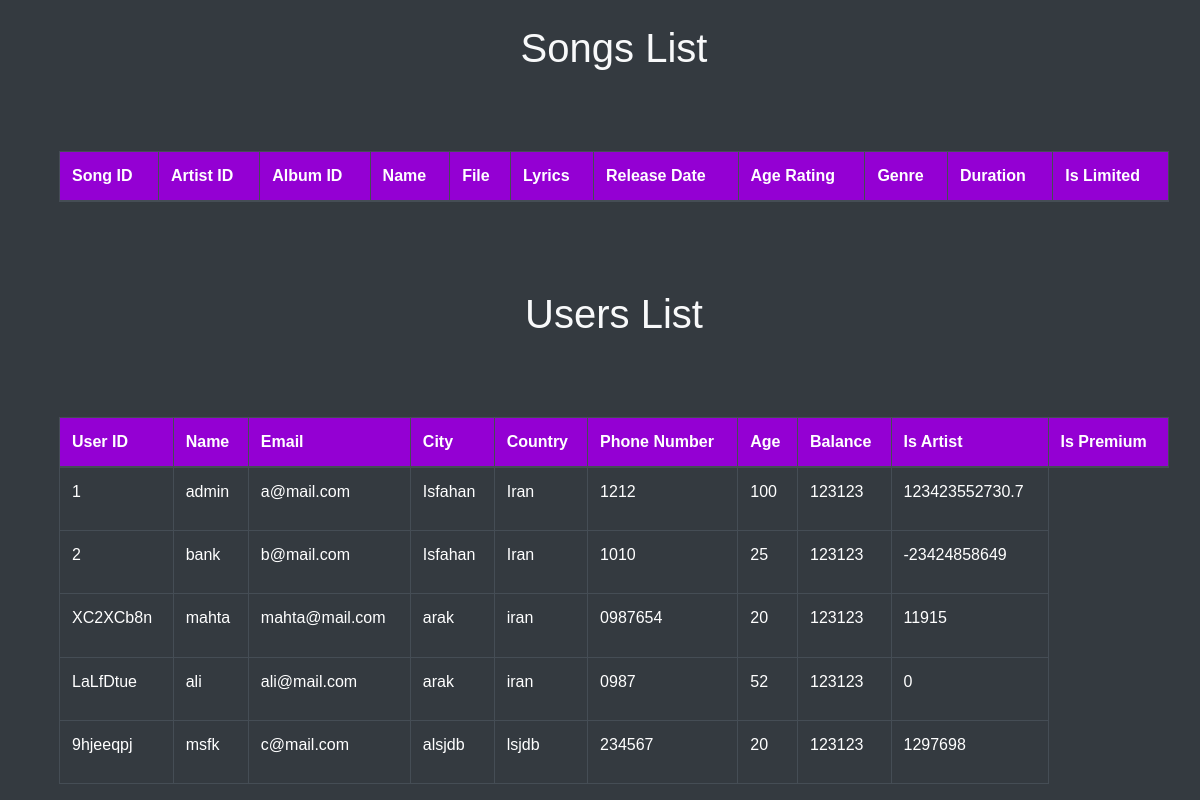
The page /participant on the database as committed earlier.
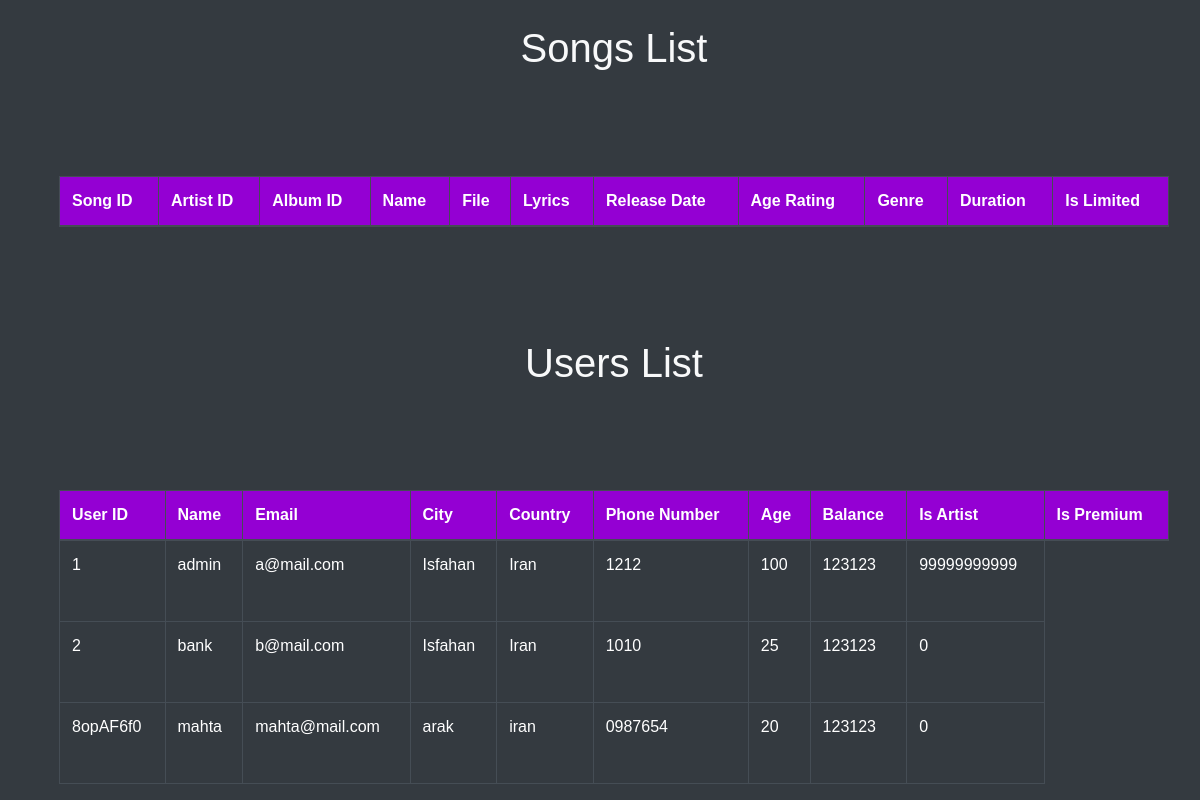
The same page on the database as committed later.
### tables this page shows
CREATE TABLE USERS (
            user_id TEXT PRIMARY KEY,
            name TEXT,
            email TEXT,
            city TEXT,
            country TEXT,
            phone TEXT,
            age INTEGER CHECK(age >= 9 AND age <= 120),
            password TEXT,
            balance INTEGER DEFAULT 0,
            is_artist BOOLEAN DEFAULT 0,
            is_premium BOOLEAN DEFAULT 0
        );

### app.py (the view)
@app.route("/participant")
def participants():
    with sqlite3.connect("database.db") as connect:
        cursor = connect.cursor()
        cursor.execute("SELECT * FROM USERS")
        data = cursor.fetchall()
    return render_template("participants.html", data=data)

### templates/participants.html (shortened to what this page needs)
<!DOCTYPE html>
<html lang="en">
<head>
    <link rel="stylesheet" href="https://stackpath.bootstrapcdn.com/bootstrap/4.5.2/css/bootstrap.min.css">
    <link rel="stylesheet" type="text/css" href="{{ url_for('static', filename='css/style.css') }}">
</head>
<body class="bg-dark text-light">
    <div class="container mt-4">
        <h1 class="text-center">Songs List</h1>
        <table class="table table-dark table-bordered">
            <thead>
                <tr>
                    <th>Song ID</th>
                    <th>Artist ID</th>
                    <th>Album ID</th>
                    <th>Name</th>
                    <th>File</th>
                    <th>Lyrics</th>
                    <th>Release Date</th>
                    <th>Age Rating</th>
                    <th>Genre</th>
                    <th>Duration</th>
                    <th>Is Limited</th>
                </tr>
            </thead>
            <tbody>
            </tbody>
        </table>
        <h1 class="text-center">Users List</h1>
        <table class="table table-dark table-bordered">
            <thead>
                <tr>
                    <th>User ID</th>
                    <th>Name</th>
                    <th>Email</th>
                    <th>City</th>
                    <th>Country</th>
                    <th>Phone Number</th>
                    <th>Age</th>
                    <th>Balance</th>
                    <th>Is Artist</th>
                    <th>Is Premium</th>
                </tr>
            </thead>
            <tbody>
                {% for participant in data %}
                <tr>
                    <td>{{ participant[0] }}</td>
                    <td>{{ participant[1] }}</td>
                    <td>{{ participant[2] }}</td>
                    <td>{{ participant[3] }}</td>
                    <td>{{ participant[4] }}</td>
                    <td>{{ participant[5] }}</td>
                    <td>{{ participant[6] }}</td>
                    <td>{{ participant[7] }}</td>
                    <td>{{ participant[8] }}</td>
                </tr>
                {% endfor %}
            </tbody>
        </table>
    </div>
</body>
</html>

### static/css/style.css (style rules this page uses)
:root { --border-in: #9400d3; --border-out: hsl(0, 0%, 22%); --border-header: #383838; --background-main-card: #1e1e1f; --background-body: #000; --background-sub-div-card: #202022; --background-sub-div-card-2: rgba(44, 43, 43, 0.923); --background-header-title: hsl(240, 1%, 17%); --background-header-title-1: hsl(240, 1%, 20%); --box-shadow-1: 0 0 15px #111; --box-shadow-2: 0 0 10px #222; --box-shadow-3: 0 0 10px rgba(0, 0, 0, 0.722); font-family: "Poppins", sans-serif; --font-color-1: #fff; --font-color-2: #e2e2e2; --font-color-3: #d6d6d6bf; --font-color-4: #9400d3; --font-color-5: #000; --font-size-0: 28px; --font-size-1: 26px; --font-size-2: 18px; --font-size-3: 16px; --font-size-4: 12px; }
body { background-color:#e2e2e2; box-sizing: border-box; margin: 0; display: flex; flex-direction: column; min-height: 100vh; font-family: Arial, sans-serif; }
table { width: 100%; border-collapse: collapse; }
th, td { padding: 8px; text-align: left; border-bottom: 1px solid #ddd; }
.container { display: flex; flex-wrap: wrap; justify-content: center; flex-grow: 1; margin-right: 1rem; }

### templates/participants.html (style rules this page uses)
body { background-color: #1e1e1f; color: #ffffff; }
table, th, td { border: 1px solid #9400d3; border-collapse: collapse; padding: 8px; color: #ffffff; }
th { background-color: #9400d3; }

Rows that differ between the two databases and show on the page:
removed USERS: user_id "XC2XCb8n", name "mahta", email "mahta@mail.com", city "arak", country "iran", phone "0987654", age "20", password "123123", balance "11915"
removed USERS: user_id "LaLfDtue", name "ali", email "ali@mail.com", city "arak", country "iran", phone "0987", age "52", password "123123", balance "0"
removed USERS: user_id "9hjeeqpj", name "msfk", email "c@mail.com", city "alsjdb", country "lsjdb", phone "234567", age "20", password "123123", balance "1297698"
changed USERS "admin": balance "123423552730.7" → "99999999999"
changed USERS "bank": balance "-23424858649" → "0"
added USERS: user_id "8opAF6f0", name "mahta", email "mahta@mail.com", city "arak", country "iran", phone "0987654", age "20", password "123123", balance "0"
